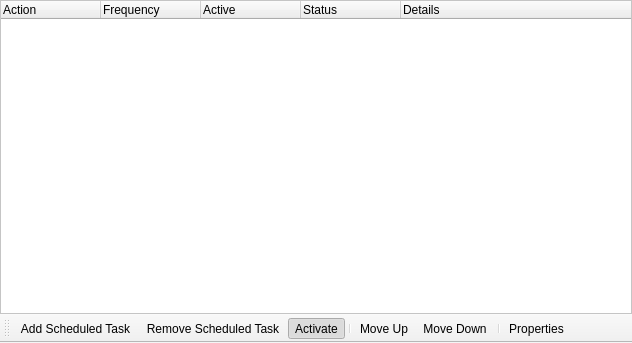
<?xml version="1.0" encoding="UTF-8"?>
<ui version="4.0">
 <class>WidgetScheduler</class>
 <widget class="QMainWindow" name="WidgetScheduler">
  <property name="geometry">
   <rect>
    <x>0</x>
    <y>0</y>
    <width>632</width>
    <height>343</height>
   </rect>
  </property>
  <property name="windowTitle">
   <string>MainWindow</string>
  </property>
  <widget class="QWidget" name="centralwidget">
   <layout class="QVBoxLayout" name="verticalLayout">
    <property name="spacing">
     <number>0</number>
    </property>
    <property name="margin">
     <number>0</number>
    </property>
    <item>
     <widget class="QTreeWidget" name="treeWidgetSchedules">
      <property name="minimumSize">
       <size>
        <width>300</width>
        <height>0</height>
       </size>
      </property>
      <property name="styleSheet">
       <string notr="true">QTreeWidget {
	background-color: rgb(255, 255, 255);
}</string>
      </property>
      <column>
       <property name="text">
        <string>Action</string>
       </property>
      </column>
      <column>
       <property name="text">
        <string>Frequency</string>
       </property>
      </column>
      <column>
       <property name="text">
        <string>Active</string>
       </property>
      </column>
      <column>
       <property name="text">
        <string>Status</string>
       </property>
      </column>
      <column>
       <property name="text">
        <string>Details</string>
       </property>
      </column>
     </widget>
    </item>
   </layout>
  </widget>
  <widget class="QToolBar" name="toolBar">
   <property name="contextMenuPolicy">
    <enum>Qt::PreventContextMenu</enum>
   </property>
   <property name="windowTitle">
    <string>toolBar</string>
   </property>
   <property name="iconSize">
    <size>
     <width>16</width>
     <height>16</height>
    </size>
   </property>
   <property name="toolButtonStyle">
    <enum>Qt::ToolButtonTextBesideIcon</enum>
   </property>
   <property name="floatable">
    <bool>false</bool>
   </property>
   <attribute name="toolBarArea">
    <enum>BottomToolBarArea</enum>
   </attribute>
   <attribute name="toolBarBreak">
    <bool>false</bool>
   </attribute>
   <addaction name="actionAddScheduledTask"/>
   <addaction name="actionRemoveScheduledTask"/>
   <addaction name="actionToggleTask"/>
   <addaction name="separator"/>
   <addaction name="actionSheduleMoveUp"/>
   <addaction name="actionScheduleMoveDown"/>
   <addaction name="separator"/>
   <addaction name="actionScheduleProperties"/>
  </widget>
  <action name="actionAddScheduledTask">
   <property name="icon">
    <iconset resource="Resource.qrc">
     <normaloff>:/Resource/Generic/SchedulerAdd.png</normaloff>:/Resource/Generic/SchedulerAdd.png</iconset>
   </property>
   <property name="text">
    <string>Add Scheduled Task</string>
   </property>
  </action>
  <action name="actionRemoveScheduledTask">
   <property name="icon">
    <iconset resource="Resource.qrc">
     <normaloff>:/Resource/Generic/SchedulerRemove.png</normaloff>:/Resource/Generic/SchedulerRemove.png</iconset>
   </property>
   <property name="text">
    <string>Remove Scheduled Task</string>
   </property>
   <property name="toolTip">
    <string>Remove Scheduled Task</string>
   </property>
  </action>
  <action name="actionToggleTask">
   <property name="checkable">
    <bool>true</bool>
   </property>
   <property name="checked">
    <bool>true</bool>
   </property>
   <property name="icon">
    <iconset resource="Resource.qrc">
     <normaloff>:/Resource/Generic/SchedulerEnable.png</normaloff>:/Resource/Generic/SchedulerEnable.png</iconset>
   </property>
   <property name="text">
    <string>Activate</string>
   </property>
  </action>
  <action name="actionSheduleMoveUp">
   <property name="icon">
    <iconset resource="Resource.qrc">
     <normaloff>:/Resource/Generic/MoveUp.png</normaloff>:/Resource/Generic/MoveUp.png</iconset>
   </property>
   <property name="text">
    <string>Move Up</string>
   </property>
  </action>
  <action name="actionScheduleMoveDown">
   <property name="icon">
    <iconset resource="Resource.qrc">
     <normaloff>:/Resource/Generic/MoveDown.png</normaloff>:/Resource/Generic/MoveDown.png</iconset>
   </property>
   <property name="text">
    <string>Move Down</string>
   </property>
  </action>
  <action name="actionScheduleProperties">
   <property name="icon">
    <iconset resource="Resource.qrc">
     <normaloff>:/Resource/Generic/Properties.png</normaloff>:/Resource/Generic/Properties.png</iconset>
   </property>
   <property name="text">
    <string>Properties</string>
   </property>
  </action>
 </widget>
 <resources>
  <include location="Resource.qrc"/>
 </resources>
 <connections/>
</ui>
